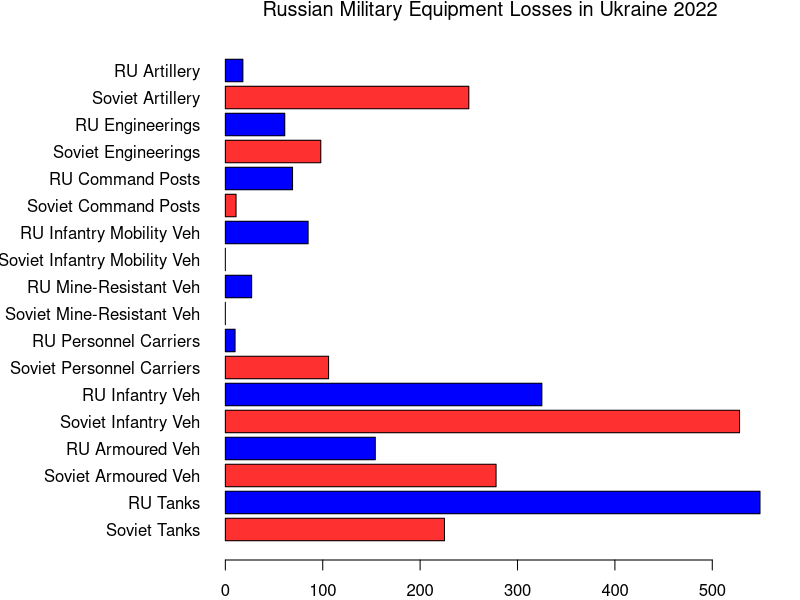
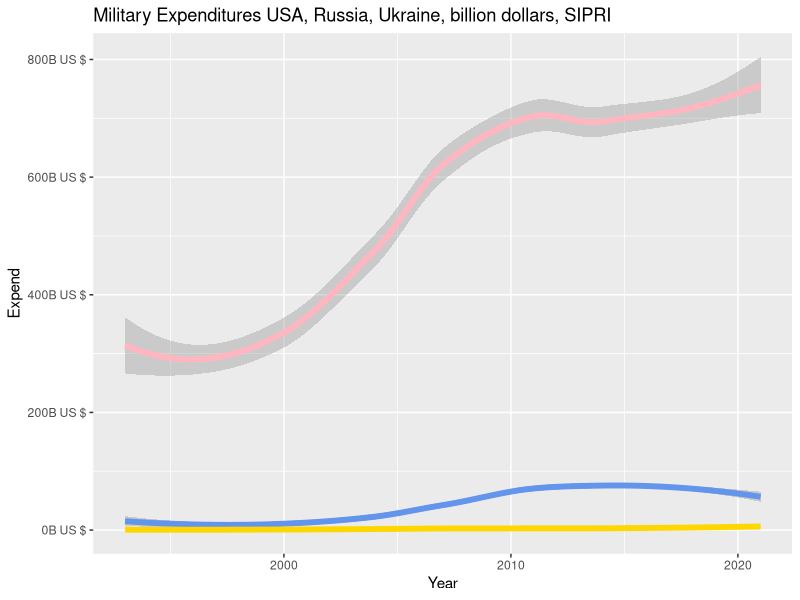

Here is the R script that generated these plots, in order:
## ---- chunk 1
knitr::opts_chunk$set(warning=FALSE, message=FALSE)
x=c(225,549,278,154,528,325,106,10,0,27,0,85,11,69,98,61,250,18)
names(x) <- c("Soviet Tanks","RU Tanks","Soviet Armoured Veh","RU Armoured Veh","Soviet Infantry Veh","RU Infantry Veh","Soviet Personnel Carriers","RU Personnel Carriers","Soviet Mine-Resistant Veh","RU Mine-Resistant Veh","Soviet Infantry Mobility Veh","RU Infantry Mobility Veh","Soviet Command Posts","RU Command Posts","Soviet Engineerings","RU Engineerings", "Soviet Artillery", "RU Artillery") 
par(mar = c(2,11,2,2))
barplot(x,horiz=TRUE,las=1,col = c("firebrick1", "blue", "firebrick1", "blue", "firebrick1", "blue", "firebrick1", "blue", "firebrick1", "blue", "firebrick1", "blue", "firebrick1", "blue", "firebrick1", "blue", "firebrick1", "blue"))
mtext("Russian Military Equipment Losses in Ukraine 2022", side = 3, line = 1, cex = 1.2)
## ---- chunk 2
library(ggplot2)
library(readxl)
library(scales)

read_xlsx("ExpendRU.xlsx") -> dataru
read_xlsx("ExpendUSA.xlsx") -> datausa
read_xlsx("ExpendUKR.xlsx") -> dataukr
ggplot() + 
  geom_smooth(data = dataru, aes(x = Year, y = Expend),colour = "cornflowerblue", size = 2) + geom_smooth(data = datausa, aes(x = Year, y = Expend),colour = "lightpink", size = 2) + geom_smooth(data = dataukr, aes(x = Year, y = Expand), colour = "gold", size = 2) + scale_y_continuous(labels = label_number(suffix = "B US $", scale = 1e-3))+ ggtitle("Military Expenditures USA, Russia, Ukraine, billion dollars, SIPRI")


